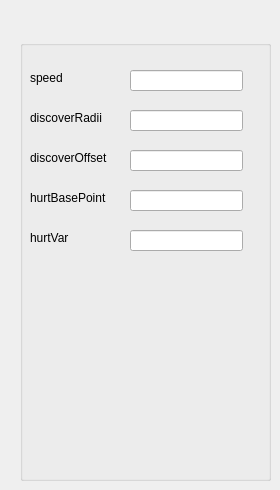
    <widget class="QWidget" name="tab_1">
     <attribute name="title">
      <string>UnitData</string>
     </attribute>
     <widget class="QGroupBox" name="groupBox">
      <property name="geometry">
       <rect>
        <x>20</x>
        <y>40</y>
        <width>251</width>
        <height>441</height>
       </rect>
      </property>
      <property name="title">
       <string/>
      </property>
      <widget class="QLabel" name="label">
       <property name="geometry">
        <rect>
         <x>10</x>
         <y>30</y>
         <width>81</width>
         <height>16</height>
        </rect>
       </property>
       <property name="text">
        <string>speed</string>
       </property>
      </widget>
      <widget class="QLineEdit" name="lineEdit">
       <property name="geometry">
        <rect>
         <x>110</x>
         <y>30</y>
         <width>113</width>
         <height>21</height>
        </rect>
       </property>
      </widget>
      <widget class="QLabel" name="label_4">
       <property name="geometry">
        <rect>
         <x>10</x>
         <y>70</y>
         <width>91</width>
         <height>16</height>
        </rect>
       </property>
       <property name="text">
        <string>discoverRadii</string>
       </property>
      </widget>
      <widget class="QLineEdit" name="lineEdit_2">
       <property name="geometry">
        <rect>
         <x>110</x>
         <y>70</y>
         <width>113</width>
         <height>21</height>
        </rect>
       </property>
      </widget>
      <widget class="QLabel" name="label_5">
       <property name="geometry">
        <rect>
         <x>10</x>
         <y>110</y>
         <width>91</width>
         <height>16</height>
        </rect>
       </property>
       <property name="text">
        <string>discoverOffset</string>
       </property>
      </widget>
      <widget class="QLineEdit" name="lineEdit_3">
       <property name="geometry">
        <rect>
         <x>110</x>
         <y>110</y>
         <width>113</width>
         <height>21</height>
        </rect>
       </property>
      </widget>
      <widget class="QLabel" name="label_6">
       <property name="geometry">
        <rect>
         <x>10</x>
         <y>150</y>
         <width>91</width>
         <height>16</height>
        </rect>
       </property>
       <property name="text">
        <string>hurtBasePoint</string>
       </property>
      </widget>
      <widget class="QLineEdit" name="lineEdit_4">
       <property name="geometry">
        <rect>
         <x>110</x>
         <y>150</y>
         <width>113</width>
         <height>21</height>
        </rect>
       </property>
      </widget>
      <widget class="QLabel" name="label_7">
       <property name="geometry">
        <rect>
         <x>10</x>
         <y>190</y>
         <width>91</width>
         <height>16</height>
        </rect>
       </property>
       <property name="text">
        <string>hurtVar</string>
       </property>
      </widget>
      <widget class="QLineEdit" name="lineEdit_5">
       <property name="geometry">
        <rect>
         <x>110</x>
         <y>190</y>
         <width>113</width>
         <height>21</height>
        </rect>
       </property>
      </widget>
     </widget>
    </widget>
